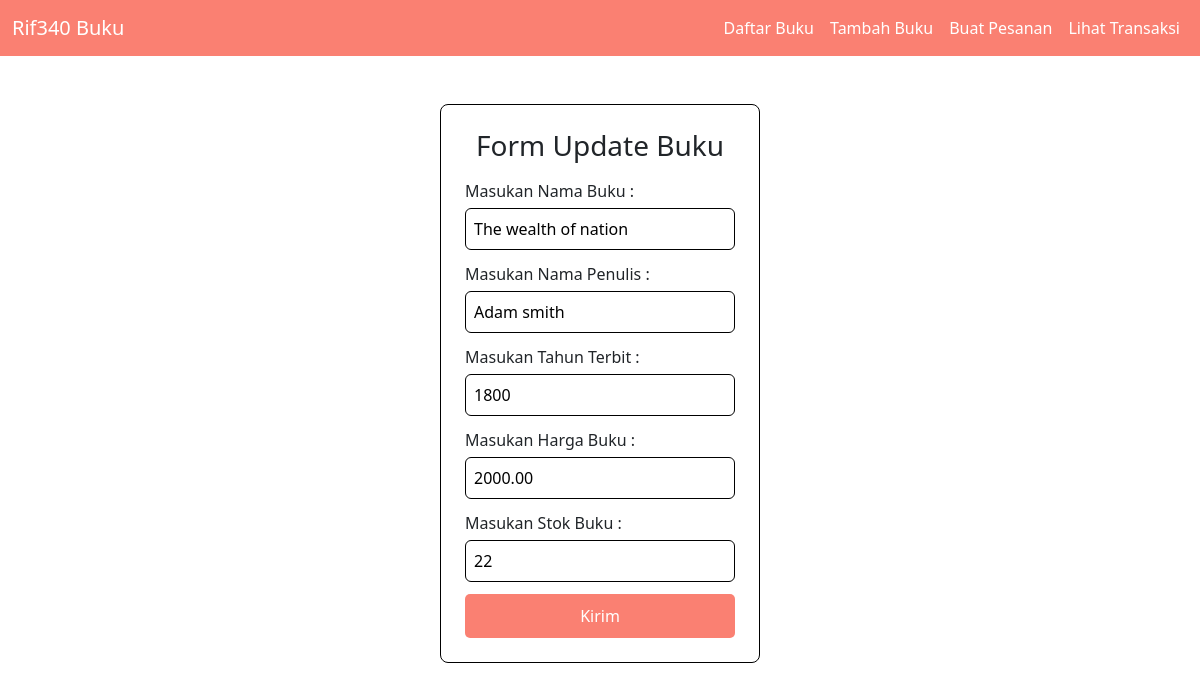
Before: /edit.php?id=7 with the older database file.
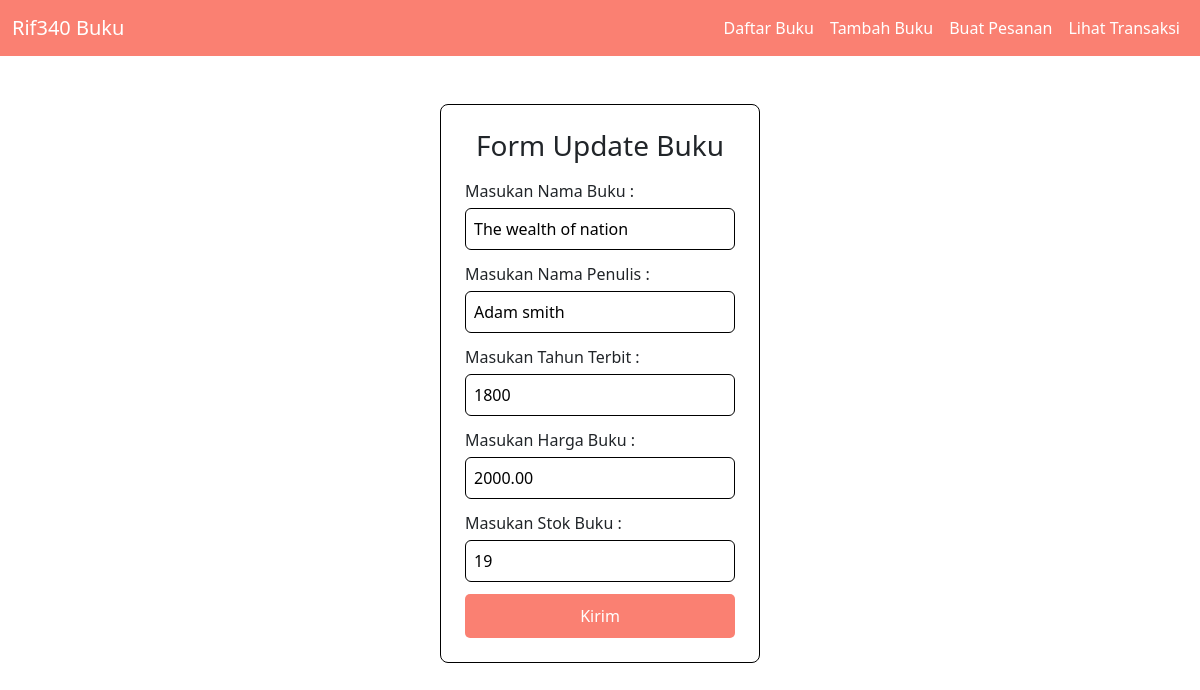
After: the same page with the newer database file.
### tables this page shows
CREATE TABLE `buku` (
  `id` int NOT NULL,
  `judul` varchar(255) NOT NULL,
  `penulis` varchar(255) NOT NULL,
  `tahun_terbit` int NOT NULL,
  `harga` decimal(10,2) NOT NULL,
  `stok` int NOT NULL
);

### edit.php (the view, shortened to what this page needs)
<!DOCTYPE html>
<html lang="en">
<head>
    <link href="https://cdn.jsdelivr.net/npm/bootstrap@5.3.0/dist/css/bootstrap.min.css" rel="stylesheet">
    <link rel="stylesheet" href="style.css">
</head>
<body>
    <?php
    include 'koneksi.php';
    $id = $_GET['id'];
    $sql = "SELECT * FROM buku WHERE id=$id";
    $result = $conn->query($sql);
    $data = $result->fetch_assoc();
    ?>
    <?php include 'nav.php'; ?>
    <form action="proses_edit.php" method="post">
        <h3>Form Update Buku</h3>
        <label>Masukan Nama Buku :</label>
        <input type="text" name="judul" value="<?= $data['judul']; ?>">
        <label>Masukan Nama Penulis :</label>
        <input type="text" name="penulis" value="<?= $data['penulis']; ?>">
        <label>Masukan Tahun Terbit :</label>
        <input type="number" name="tahun_terbit" value="<?= $data['tahun_terbit']; ?>">
        <label>Masukan Harga Buku :</label>
        <input type="number" name="harga" value="<?= $data['harga']; ?>">
        <label>Masukan Stok Buku :</label>
        <input type="number" name="stok" value="<?= $data['stok']; ?>">
       <button type="submit" name="submit">Kirim</button>
    </form>
</body>
</html>

Changed rows visible on the page:
changed buku "The wealth of nation": stok "22" → "19"
